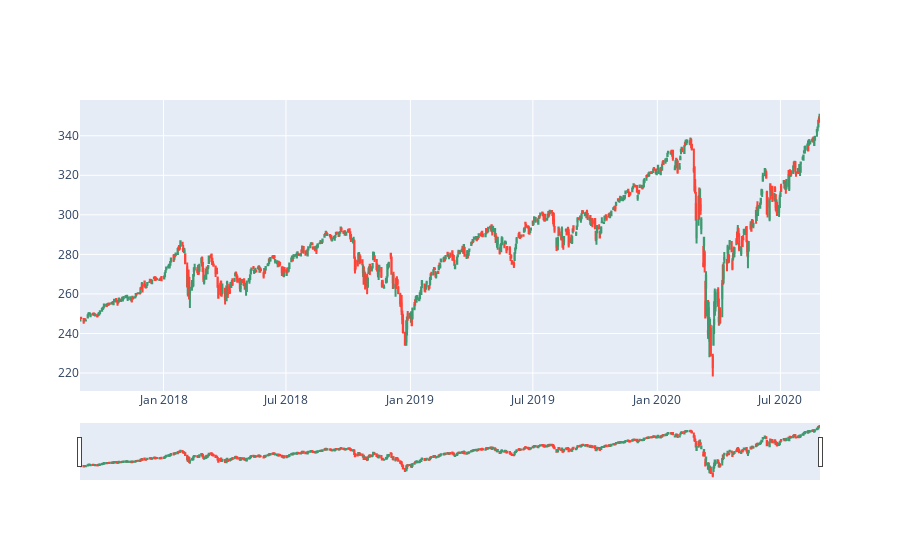

This figure's notebook cell:
### Code cell
# If you want to visualise the data using candlestick, we can do that by:

candlestick = [go.Candlestick(x = sp500_df.Date,
                                  open = sp500_df.Open,   # We have to define what is in the candlestick
                                  high = sp500_df.High,
                                  low = sp500_df.Low,
                                  close = sp500_df.Close)]

# If you want the remove the range slider at the bottom, you can remove it by:
# fig.update_layout(xaxis_rangeslider_visible = False)

go.Figure(candlestick)

### Figure 1 — Plotly figure (JSON) as saved in the notebook; plotly's stock layout.template omitted (floating-point values rounded to 4 significant figures; data arrays with more than 128 entries replaced by an {"elided": "..."} marker saying what was removed)
{"data": [{"close": {"elided": "754 float values"}, "high": {"elided": "754 float values"}, "low": {"elided": "754 float values"}, "open": {"elided": "754 float values"}, "type": "candlestick", "x": {"elided": "754 str values"}}], "layout": {}}
